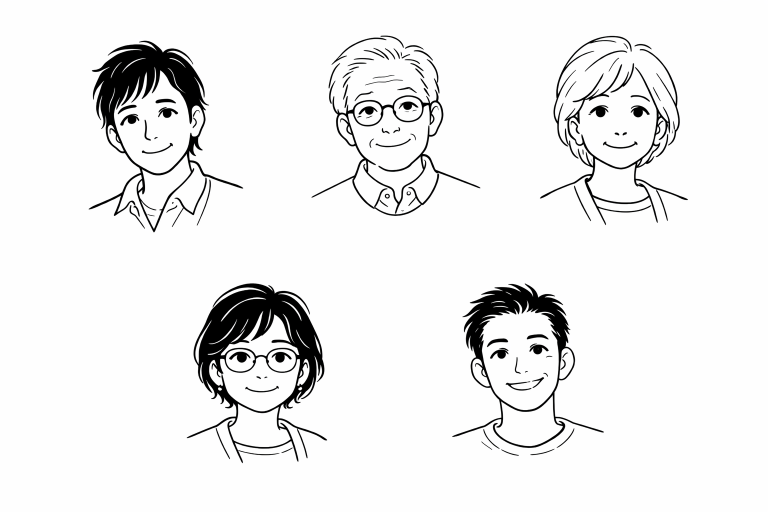
#> input picture src/assets/minpaku/hosts_manga.png, 1536 x 1024 px (shown at 1/2 size)
$ python crop.py
#> lines starting #> are read from the running program, lines starting #| are printed output that depends on the picture; after the words box and inside, x2 and y2 are one past the last pixel; in counts of white or black regions, pixels touching at a corner belong together
from PIL import Image
import numpy as np

img = Image.open('src/assets/minpaku/hosts_manga.png').convert('L')
arr = np.array(img)

mask = arr < 250
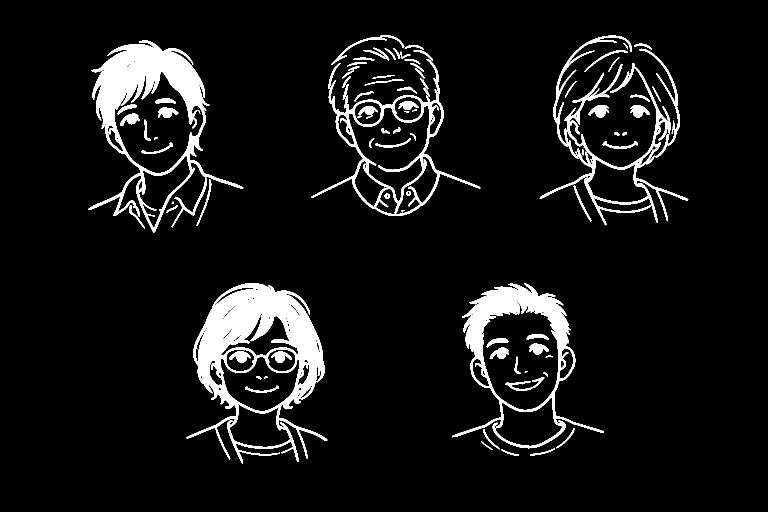
#> mask: shape (1024, 1536) bool (shown at 1/2 size); 7.5% white; 114 white regions (28 under 20 px), largest, box (x1, y1, x2, y2) and area: (373, 566, 655, 927) 34277, (177, 81, 487, 465) 26497, (904, 566, 1208, 897) 17883

def get_center(x1, x2, y1, y2):
#> called with x1 = 0, x2 = 512, y1 = 0, y2 = 512
    region = mask[y1:y2, x1:x2]
#> region: shape (512, 512) bool; 11.5% white; 16 white regions (4 under 20 px), largest, box (x1, y1, x2, y2) and area: (177, 81, 487, 465) 26497, (343, 355, 414, 455) 717, (316, 214, 357, 236) 548
    rows = np.any(region, axis=1)
    cols = np.any(region, axis=0)
    if not np.any(rows):
        return (x1+x2)//2, (y1+y2)//2
    ymin, ymax = np.where(rows)[0][[0, -1]]
#> ymin = 81; ymax = 464
    xmin, xmax = np.where(cols)[0][[0, -1]]
#> xmin = 177; xmax = 486

    # adjust Y center slightly higher to center on the face rather than the whole body
    y_center = y1 + (ymin + ymax)//2 - int((ymax - ymin) * 0.1)
#> y_center = 234

    return x1 + (xmin + xmax)//2, y_center

centers = [
    get_center(0, 512, 0, 512), # Aga
    get_center(512, 1024, 0, 512), # Tainai
    get_center(1024, 1536, 0, 512), # Joetsu
    get_center(0, 768, 512, 1024), # Myoko
    get_center(768, 1536, 512, 1024), # Tokamachi
]
#> call 2 of get_center, with x1 = 512, x2 = 1024, y1 = 0, y2 = 512
#> in get_center (call 2), `region = mask[y1:y2, x1:x2]`:
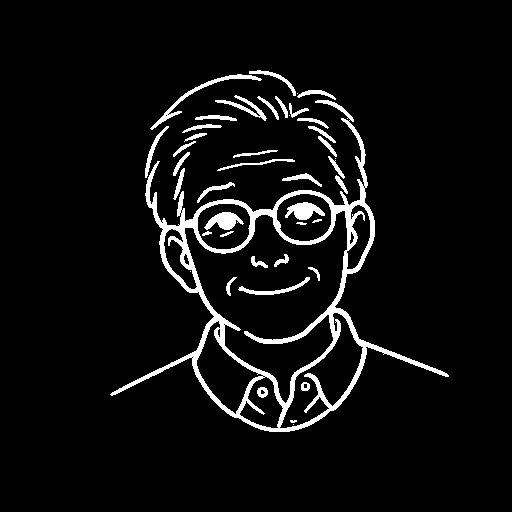
#> region: shape (512, 512) bool; 5.8% white; 43 white regions (6 under 20 px), largest, box (x1, y1, x2, y2) and area: (110, 100, 449, 432) 10112, (150, 74, 262, 130) 545, (285, 202, 325, 220) 424
#> in get_center (call 2), `ymin, ymax = np.where(rows)[0][[0, -1]]`: ymin = 70; ymax = 431
#> in get_center (call 2), `xmin, xmax = np.where(cols)[0][[0, -1]]`: xmin = 110; xmax = 448
#> in get_center (call 2), `y_center = y1 + (ymin + ymax)//2 - int((ymax - ymin) * 0.1)`: y_center = 214
#> call 3 of get_center, with x1 = 1024, x2 = 1536, y1 = 0, y2 = 512
#> in get_center (call 3), `region = mask[y1:y2, x1:x2]`:
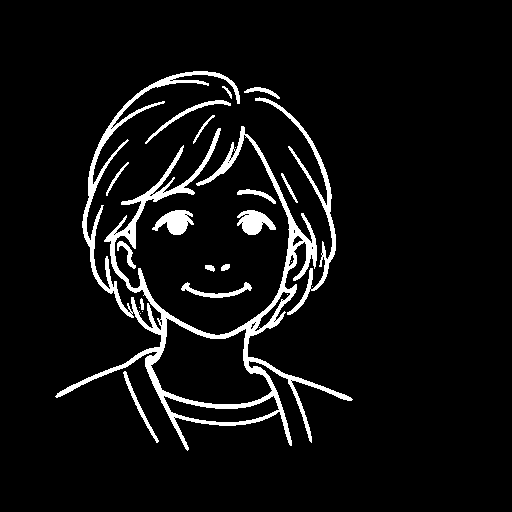
#> region: shape (512, 512) bool; 6.2% white; 24 white regions (7 under 20 px), largest, box (x1, y1, x2, y2) and area: (55, 71, 353, 451) 11633, (255, 97, 336, 315) 1513, (152, 210, 194, 235) 615
#> in get_center (call 3), `ymin, ymax = np.where(rows)[0][[0, -1]]`: ymin = 71; ymax = 450
#> in get_center (call 3), `xmin, xmax = np.where(cols)[0][[0, -1]]`: xmin = 55; xmax = 352
#> in get_center (call 3), `y_center = y1 + (ymin + ymax)//2 - int((ymax - ymin) * 0.1)`: y_center = 223
#> call 4 of get_center, with x1 = 0, x2 = 768, y1 = 512, y2 = 1024
#> in get_center (call 4), `region = mask[y1:y2, x1:x2]`:
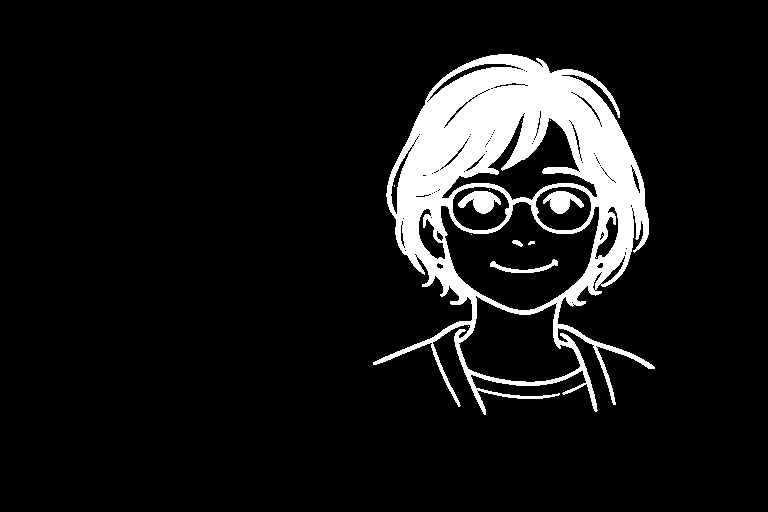
#> region: shape (512, 768) bool; 9.1% white; 13 white regions (7 under 20 px), largest, box (x1, y1, x2, y2) and area: (373, 54, 655, 415) 34277, (458, 191, 501, 214) 575, (543, 191, 584, 214) 525, (490, 259, 558, 273) 288, (512, 240, 523, 247) 45, (528, 241, 535, 245) 21
#> in get_center (call 4), `ymin, ymax = np.where(rows)[0][[0, -1]]`: ymin = 54; ymax = 414
#> in get_center (call 4), `xmin, xmax = np.where(cols)[0][[0, -1]]`: xmin = 373; xmax = 654
#> in get_center (call 4), `y_center = y1 + (ymin + ymax)//2 - int((ymax - ymin) * 0.1)`: y_center = 710
#> in get_center (call 5), `region = mask[y1:y2, x1:x2]`:
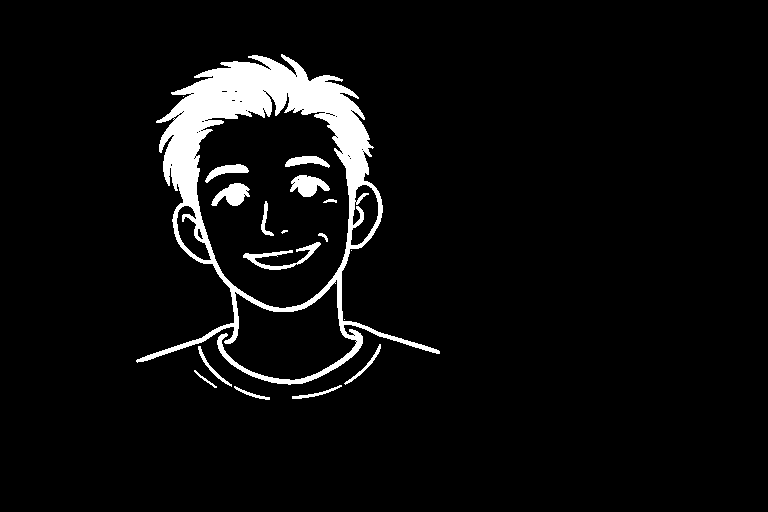
#> region: shape (512, 768) bool; 5.4% white; 18 white regions (4 under 20 px), largest, box (x1, y1, x2, y2) and area: (136, 54, 440, 385) 17883, (243, 242, 321, 270) 554, (290, 175, 330, 197) 536
#> in get_center (call 5), `ymin, ymax = np.where(rows)[0][[0, -1]]`: ymax = 399
#> in get_center (call 5), `xmin, xmax = np.where(cols)[0][[0, -1]]`: xmin = 136; xmax = 439
#> in get_center (call 5), `y_center = y1 + (ymin + ymax)//2 - int((ymax - ymin) * 0.1)`: y_center = 704
#> centers = [(331, 234), (791, 214), (1227, 223), (513, 710), (1055, 704)]

img_color = Image.open('src/assets/minpaku/hosts_manga.png')
#> img_color is the input picture: PIL image 1536x1024 RGB; mean R, G, B 238.4, 238.4, 238.5
size = 420 # slightly larger crop to ensure head fits
for i, (cx, cy) in enumerate(centers):
    left = cx - size//2
    upper = cy - size//2
    right = cx + size//2
    lower = cy + size//2
    names = ['host_aga_bw.png', 'host_tainai_bw.png', 'host_joetsu_bw.png', 'host_myoko_bw.png', 'host_tokamachi_bw.png']

    # White background for out-of-bounds
    new_img = Image.new('RGB', (size, size), (255, 255, 255))
    cropped = img_color.crop((left, upper, right, lower))

    # If out of bounds, crop handles it but we want strict size
    new_img.paste(cropped, (0,0))
    new_img.save('src/assets/minpaku/' + names[i])
    print(f"{names[i]} centered at {cx}, {cy}")
#> this loop made 5 passes
#> (cx, cy, left, upper, right, lower) on passes 1 to 5: (331, 234, 121, 24, 541, 444), (791, 214, 581, 4, 1001, 424), (1227, 223, 1017, 13, 1437, 433), (513, 710, 303, 500, 723, 920), (1055, 704, 845, 494, 1265, 914)
#| host_aga_bw.png centered at 331, 234
#| host_tainai_bw.png centered at 791, 214
#| host_joetsu_bw.png centered at 1227, 223
#| host_myoko_bw.png centered at 513, 710
#| host_tokamachi_bw.png centered at 1055, 704
#> pass 1, `cropped = img_color.crop((left, upper, right, lower))`:
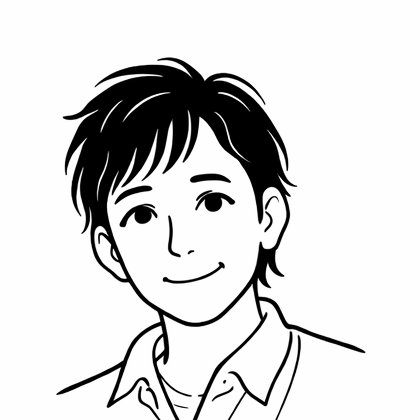
#> cropped: PIL image 420x420 RGB; mean R, G, B 217.1, 217.1, 217.1
#> after the loop:
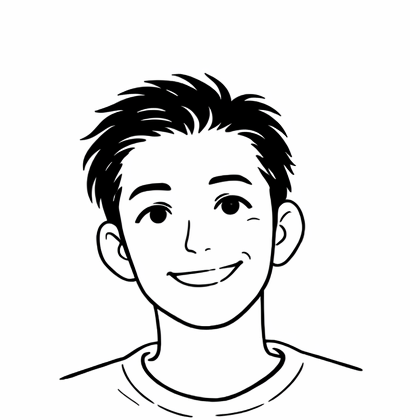
#> cropped: PIL image 420x420 RGB; mean R, G, B 228.9, 228.9, 228.9

$ run again, with src/assets/minpaku/activity_chores.png copied over src/assets/minpaku/hosts_manga.png
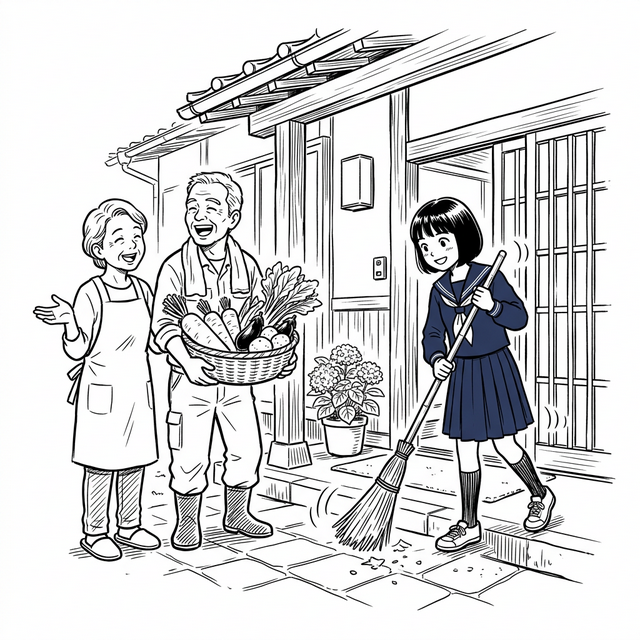
#> input picture src/assets/minpaku/activity_chores.png, 640 x 640 px
#> `mask = arr < 250`:
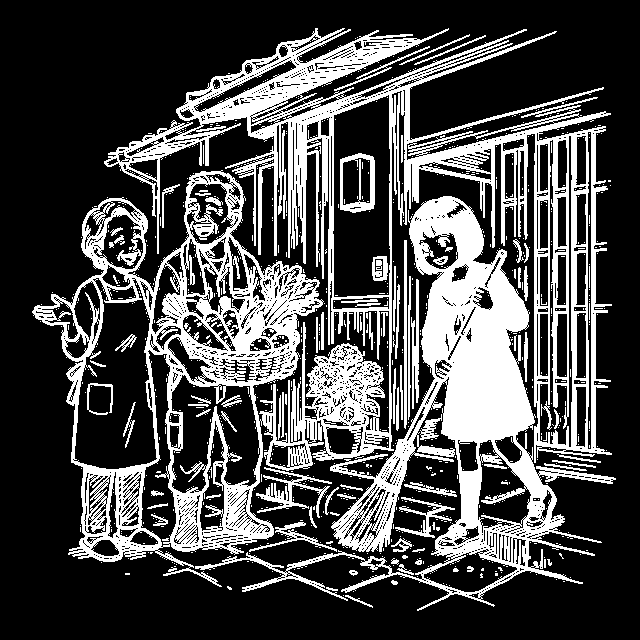
#> mask: shape (640, 640) bool; 28.9% white; 920 white regions (838 under 20 px), largest, box (x1, y1, x2, y2) and area: (32, 28, 612, 587) 74172, (195, 196, 616, 611) 32027, (256, 467, 332, 518) 962
#> region: shape (512, 512) bool; 33.1% white; 611 white regions (552 under 20 px), largest, box (x1, y1, x2, y2) and area: (32, 28, 512, 512) 56888, (330, 196, 512, 512) 20526, (256, 467, 332, 512) 945
#> ymin = 28; ymax = 511
#> xmin = 32; xmax = 511
#> y_center = 221
#> region: shape (512, 128) bool; 26.2% white; 178 white regions (160 under 20 px), largest, box (x1, y1, x2, y2) and area: (0, 97, 100, 463) 11902, (0, 335, 104, 512) 3020, (0, 286, 18, 332) 542
#> region: shape (128, 640) bool; 17.6% white; 161 white regions (143 under 20 px), largest, box (x1, y1, x2, y2) and area: (195, 0, 602, 99) 6296, (68, 0, 274, 75) 4886, (331, 0, 394, 40) 1464
#> img_color is the input picture: PIL image 640x640 RGB; mean R, G, B 214.8, 215.1, 215.9
#> the loop `for i, (cx, cy) in enumerate(centers):` made 5 passes
#> pass 2, `cropped = img_color.crop((left, upper, right, lower))`:
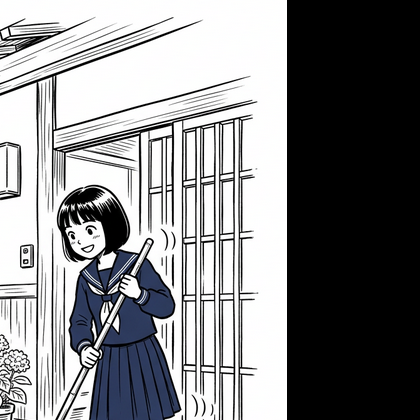
#> cropped: PIL image 420x420 RGB; mean R, G, B 134.3, 135, 136.8

$ run again, with src/assets/minpaku/activity_chores_new.png copied over src/assets/minpaku/hosts_manga.png
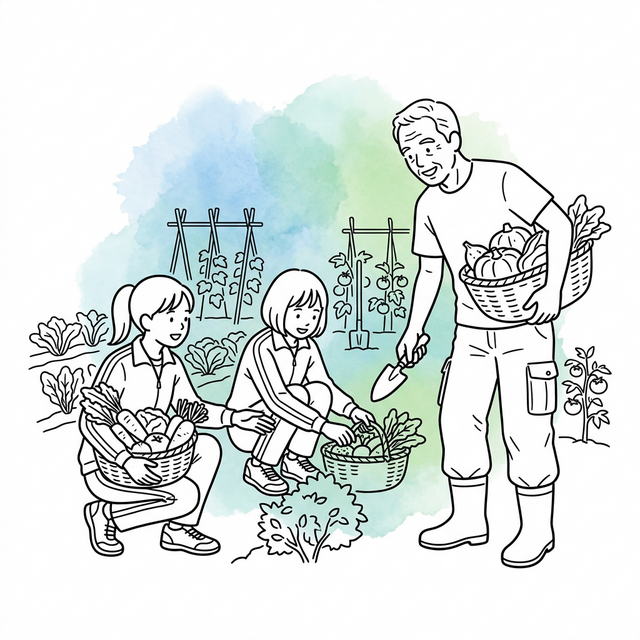
#> input picture src/assets/minpaku/activity_chores_new.png, 640 x 640 px
#> `mask = arr < 250`:
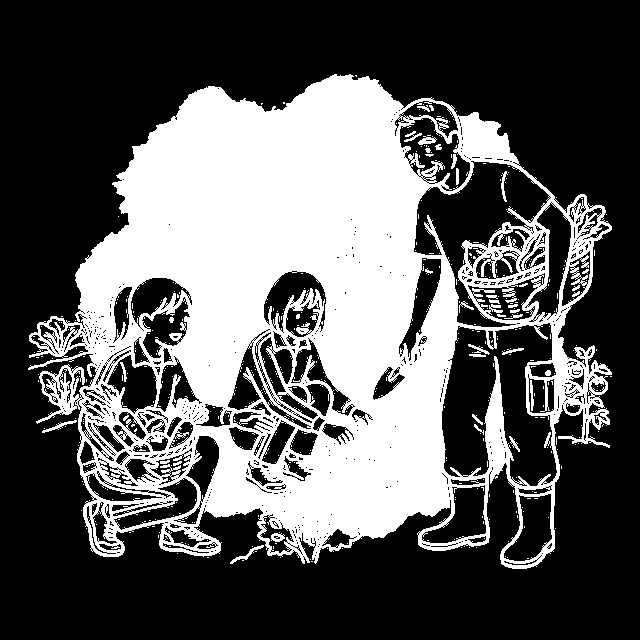
#> mask: shape (640, 640) bool; 35.1% white; 467 white regions (430 under 20 px), largest, box (x1, y1, x2, y2) and area: (28, 74, 612, 569) 141334, (230, 545, 264, 564) 121, (42, 420, 77, 433) 109
#> region: shape (512, 512) bool; 48% white; 336 white regions (308 under 20 px), largest, box (x1, y1, x2, y2) and area: (28, 74, 512, 512) 122034, (458, 222, 512, 324) 1964, (42, 420, 77, 433) 109
#> ymin = 74; ymax = 511
#> xmin = 28; xmax = 511
#> y_center = 249
#> region: shape (512, 128) bool; 14.9% white; 88 white regions (75 under 20 px), largest, box (x1, y1, x2, y2) and area: (0, 153, 100, 512) 9209, (18, 380, 22, 411) 77, (32, 432, 39, 448) 49
#> region: shape (128, 640) bool; 10.1% white; 70 white regions (62 under 20 px), largest, box (x1, y1, x2, y2) and area: (257, 0, 418, 52) 3976, (83, 0, 222, 45) 2305, (417, 0, 490, 39) 784
#> img_color is the input picture: PIL image 640x640 RGB; mean R, G, B 220.5, 227.2, 225.8
#> the loop `for i, (cx, cy) in enumerate(centers):` made 5 passes
#> pass 2, `cropped = img_color.crop((left, upper, right, lower))`:
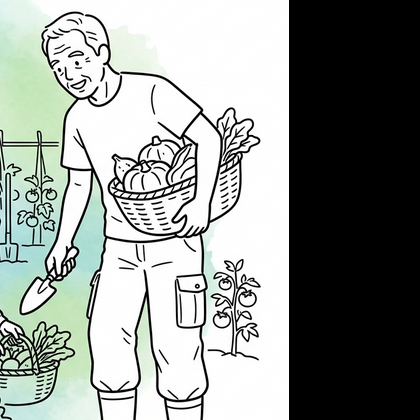
#> cropped: PIL image 420x420 RGB; mean R, G, B 146, 151, 147.1

$ run again, with src/assets/minpaku/activity_cooking.png copied over src/assets/minpaku/hosts_manga.png
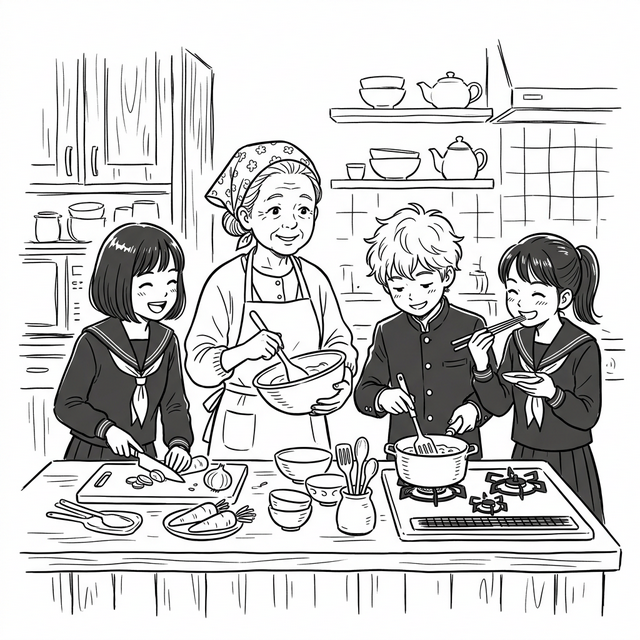
#> input picture src/assets/minpaku/activity_cooking.png, 640 x 640 px
#> mask: shape (640, 640) bool; 30.9% white; 1020 white regions (858 under 20 px), largest, box (x1, y1, x2, y2) and area: (20, 140, 621, 547) 90072, (329, 39, 622, 125) 3773, (25, 548, 623, 619) 3278
#> region: shape (512, 512) bool; 33.4% white; 712 white regions (607 under 20 px), largest, box (x1, y1, x2, y2) and area: (20, 140, 512, 512) 64642, (329, 39, 512, 125) 2900, (330, 135, 495, 190) 2365
#> ymin = 39; ymax = 511
#> xmin = 18; xmax = 511
#> y_center = 228
#> region: shape (512, 128) bool; 33.9% white; 110 white regions (94 under 20 px), largest, box (x1, y1, x2, y2) and area: (0, 232, 92, 512) 17718, (0, 127, 103, 239) 1673, (0, 467, 67, 512) 928
#> region: shape (128, 640) bool; 20.8% white; 228 white regions (173 under 20 px), largest, box (x1, y1, x2, y2) and area: (25, 36, 623, 107) 3278, (408, 0, 581, 19) 2421, (19, 38, 618, 44) 1858
#> img_color is the input picture: PIL image 640x640 RGB; mean R, G, B 208, 207.9, 207.8
#> the loop `for i, (cx, cy) in enumerate(centers):` made 5 passes
#> pass 2, `cropped = img_color.crop((left, upper, right, lower))`:
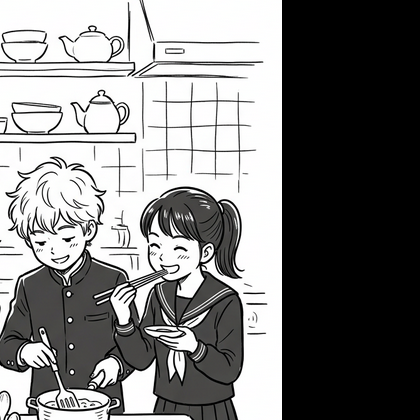
#> cropped: PIL image 420x420 RGB; mean R, G, B 127.5, 127.4, 127.2
